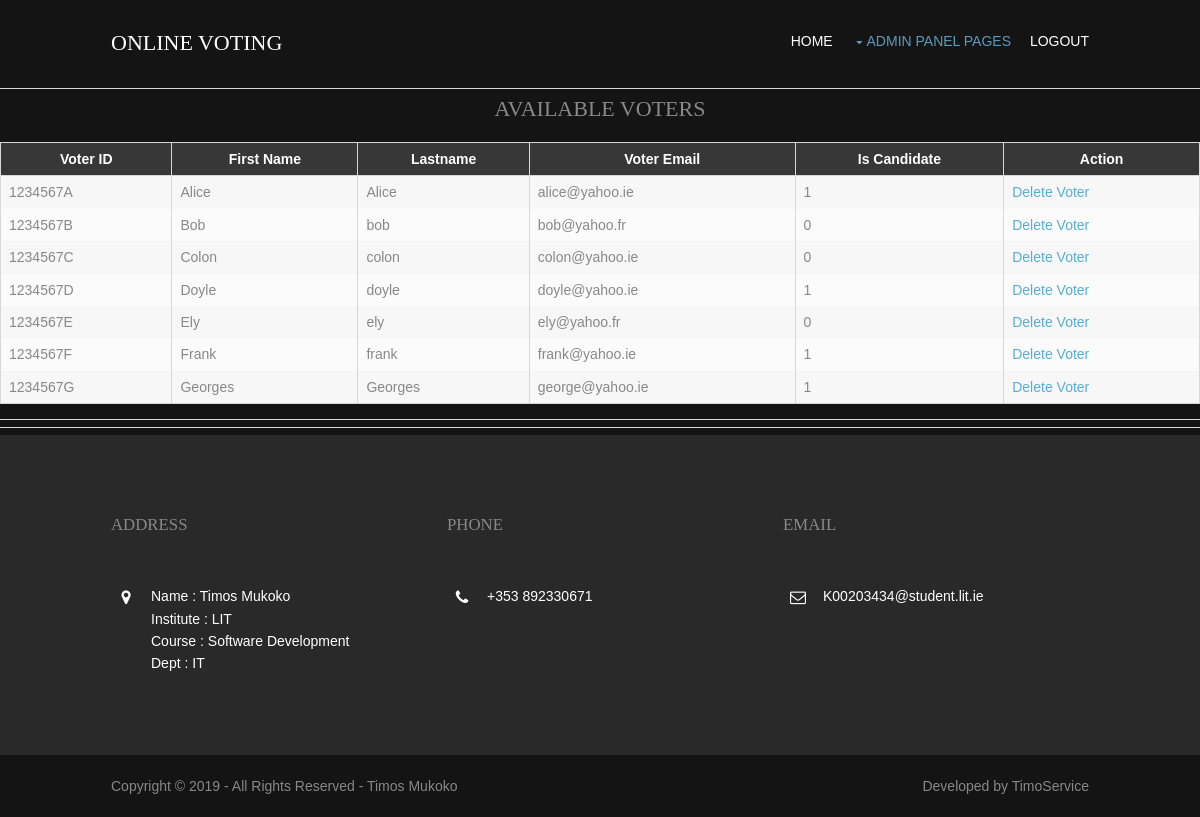
The page /admin/manage-members.php (signed in) on the database its author committed.
### tables this page shows
CREATE TABLE `tbmembers` (
  `member_id` int(5) NOT NULL AUTO_INCREMENT,
  `first_name` varchar(45) NOT NULL,
  `last_name` varchar(45) NOT NULL,
  `email` varchar(45) NOT NULL,
  `voter_id` varchar(10) NOT NULL,
  `voter_pin` int(5) NOT NULL,
  `password` varchar(45) NOT NULL,
  `voter_status` int(11) NOT NULL DEFAULT '0',
  `candi_status` int(11) NOT NULL DEFAULT '0',
  `is_candidate` int(11) NOT NULL DEFAULT '0',
  `milestones` varchar(500) DEFAULT 'N/A',
  PRIMARY KEY (`member_id`),
  UNIQUE KEY `voter_id` (`voter_id`)
);

### admin/manage-members.php (the view, shortened to what this page needs)
<?php
    $mysqli = new mysqli("localhost", "root", "", "poll3");
    $result = $mysqli->query("SELECT * FROM tbmembers");
?>
<!DOCTYPE html>
<html>
<head>
<link href="layout/styles/layout.css" rel="stylesheet" type="text/css" media="all">
</head>
<body id="top">
<div class="wrapper row1">
  <header id="header" class="hoc clear">
    <div id="logo" class="fl_left">
      <h1><a href="index.php">ONLINE VOTING</a></h1>
    </div>
    <nav id="mainav" class="fl_right">
      <ul class="clear">
        <li><a href="admin.php">Home</a></li>
        <li class="active"><a class="drop" href="#">Admin Panel Pages</a>
        </li>
        <li><a href="logout.php">Logout</a></li>
      </ul>
    </nav>
  </header>
</div>
<div >
<hr>
<table border="0" width="620" align="center">
<CAPTION><h3>AVAILABLE VOTERS </h3></CAPTION>
<tr>
<th>Voter ID</th>
<th>First Name</th>
<th>Lastname</th>
<th>Voter Email</th>
<th>Is Candidate</th>
<th>Action</th>
</tr>
<?php
    while ($row = mysqli_fetch_array($result)){
    echo "<tr>";
    echo "<td>" . $row['voter_id']."</td>";
    echo "<td>" . $row['first_name']."</td>";
    echo "<td>" . $row['last_name']."</td>";
    echo "<td>" . $row['email']."</td>";
    echo "<td>" . $row['is_candidate']."</td>";
    echo "<td><a href=\"manage-members.php?id=$row[member_id]\" onClick=\"return confirm('Are you sure you want to delete?')\">Delete Voter</a></td>";
	echo "</tr>";
    }
?>
</table>
<hr>
<hr>
</div>
<?php include 'footer.php'; ?>

### admin/layout/styles/layout.css (style rules this page uses)
#header { padding:30px 0 0 0; }
#header #logo h1 { margin:0; padding:0; font-size:22px; text-transform:uppercase; }
*, *::before, *::after { transition:all .3s ease-in-out; }
nav ul, nav ol { margin:0; padding:0; list-style:none; }
#mainav, #breadcrumb, .sidebar nav { line-height:normal; }
#mainav .drop::after, #mainav li li .drop::after, #breadcrumb li a::after, .sidebar nav a::after { position:absolute; font-family:"FontAwesome"; font-size:10px; line-height:10px; }
#mainav ul.clear { margin-top:3px; }
#mainav ul { text-transform:uppercase; }
#mainav li { display:inline-block; position:relative; margin:0 15px 0 0; padding:0; }
#mainav li:last-child { margin-right:0; }
#mainav li a { display:block; padding:0 0 32px 0; }
#mainav .drop { padding-left:15px; }
#mainav .drop::after, #mainav li li .drop::after { content:"\f0d7"; }
#mainav .drop::after { top:5px; left:5px; }
table, th, td { border:1px solid; border-collapse:collapse; vertical-align:top; }
table, th { table-layout:auto; }
table { width:100%; margin-bottom:15px; }
th, td { padding:5px 8px; }
td { border-width:0 1px; }
body { color:#888888; background-color:#141414; }
a { color:#56AED4; }
hr, .borderedbox { border-color:#D7D7D7; }
.row1 { color:#FFFFFF; background-color:#141414; }
#header #logo * { color:inherit; }
#mainav li a { color:inherit; }
#mainav .active a, #mainav a:hover, #mainav li:hover > a { color:#5B9BBD; background-color:inherit; }
table, th, td, #comments .avatar, #comments input, #comments textarea { border-color:#D7D7D7; }
th { color:#FFFFFF; background-color:#373737; }
tr, #comments li, #comments input[type="submit"], #comments input[type="reset"] { color:inherit; background-color:#FBFBFB; }
tr:nth-child(even), #comments li:nth-child(even) { color:inherit; background-color:#F7F7F7; }
table a, #comments a { background-color:inherit; }
@media screen and (min-width:978px) { .hoc { max-width:978px; } }

### admin/layout/styles/framework.css (style rules this page uses)
html { overflow-y:scroll; overflow-x:hidden; }
html, body { margin:0; padding:0; font-size:14px; line-height:1.6em; }
*, *::before, *::after { box-sizing:border-box; }
.clear, .group { display:block; }
.clear::before, .clear::after, .group::before, .group::after { display:table; content:""; }
.clear, .clear::after, .group, .group::after { clear:both; }
a { outline:none; text-decoration:none; }
.fl_left, .imgl { float:left; }
.fl_right, .imgr { float:right; }
body, input, textarea, select { font-family:Verdana, Geneva, sans-serif; }
h1, h2, h3, h4, h5, h6, .heading { font-family:Georgia, "Times New Roman", Times, serif; }
h1, h2, h3, h4, h5, h6, .heading { margin:0 0 20px 0; font-size:22px; line-height:normal; font-weight:normal; text-transform:capitalize; }
hr { display:block; width:100%; height:1px; border:solid; border-width:1px 0 0 0; }
.wrapper { display:block; width:100%; margin:0; padding:0; text-align:left; word-wrap:break-word; }
.hoc { display:block; margin:0 auto; }
address, article, aside, figcaption, figure, footer, header, main, nav, section { display:block; margin:0; padding:0; }

### rows shown on the page
tbmembers: voter "1234567A", first_name "Alice", last_name "Alice", email "alice@yahoo.ie", is_candidate "1"
tbmembers: voter "1234567B", first_name "Bob", last_name "bob", email "bob@yahoo.fr", is_candidate "0"
tbmembers: voter "1234567C", first_name "Colon", last_name "colon", email "colon@yahoo.ie", is_candidate "0"
tbmembers: voter "1234567D", first_name "Doyle", last_name "doyle", email "doyle@yahoo.ie", is_candidate "1"
tbmembers: voter "1234567E", first_name "Ely", last_name "ely", email "ely@yahoo.fr", is_candidate "0"
tbmembers: voter "1234567F", first_name "Frank", last_name "frank", email "frank@yahoo.ie", is_candidate "1"
tbmembers: voter "1234567G", first_name "Georges", last_name "Georges", email "george@yahoo.ie", is_candidate "1"
